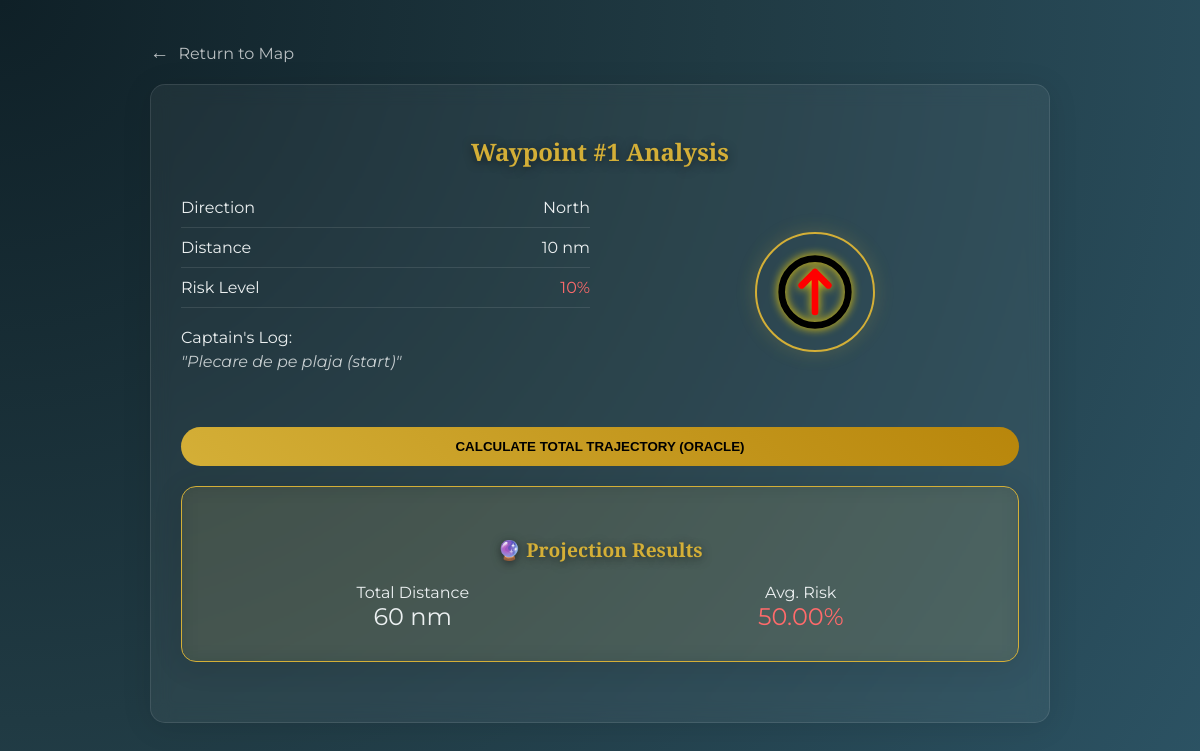
The page /instructions/1/?summary=true on the database its author committed.
### treasure_hunt/models.py (models this page shows, shortened)
class Instruction(models.Model):
    DIRECTION_CHOICES = [
        ('north', 'North'),
        ('north-east', 'North-East'),
        ('east', 'East'),
        ('south-east', 'South-East'),
        ('south', 'South'),
        ('south-west', 'South-West'),
        ('west', 'West'),
        ('north-west', 'North-West'),
        ('none', 'None'), # Adaugat pentru pasul final
    ]
    direction = models.CharField(
        max_length=20,
        choices=DIRECTION_CHOICES,
        help_text="alege directia"
    )
    distance = models.IntegerField(
        validators=[MinValueValidator(0)], # Permitem 0 pentru cufar
        help_text="distanta in mile/km"
    )
    description = models.TextField(
        help_text="descrierea pasului"
    )
    risk_level = models.IntegerField(
        validators=[MinValueValidator(0), MaxValueValidator(100)],
        help_text="cat de periculos e (0-100)",
        default=0
    )
    previous_instruction = models.OneToOneField(
        'self',
        on_delete=models.SET_NULL,
        null=True,
        blank=True,
        related_name='next_instruction',
        help_text="leaga de pasul anterior"
    )

### treasure_hunt/views.py (the view)
# urls.py: path('instructions/<int:pk>/', views.instruction_detail, name='instruction_detail'),
def instruction_detail(request, pk):
    instruction = get_object_or_404(Instruction, pk=pk)
    total_distance = None
    avg_risk = None
    show_summary = False
    if request.GET.get('summary') == 'true':
        show_summary = True
        total_distance = 0
        total_risk = 0
        count = 0
        current = instruction
        while current:
            total_distance += current.distance
            total_risk += current.risk_level
            count += 1
            try:
                current = current.next_instruction
            except Instruction.DoesNotExist:
                current = None
        if count > 0:
            avg_risk = total_risk / count
    return render(request, 'treasure_hunt/detail.html', {
        'instruction': instruction, 'show_summary': show_summary,
        'total_distance': total_distance, 'avg_risk': avg_risk
    })

### treasure_hunt/templates/treasure_hunt/detail.html (shortened to what this page needs)
{% load static %}
<!DOCTYPE html>
<html lang="en">
<head>
    <link rel="stylesheet" href="{% static 'treasure_hunt/style.css' %}">
</head>
<body>
<div class="container">
    <a href="{% url 'compass' %}" class="back-link">
        <span style="font-size: 1.2rem; margin-right: 5px;">&#8592;</span> Return to Map
    </a>
    <div class="glass-card">
        <h2>Waypoint #{{ instruction.id }} Analysis</h2>
        <div class="detail-grid">
            <div class="info-col">
                <div class="info-row">
                    <span class="info-label">Direction</span>
                    <span class="info-value gold">{{ instruction.get_direction_display }}</span>
                </div>
                <div class="info-row">
                    <span class="info-label">Distance</span>
                    <span class="info-value">{{ instruction.distance }} nm</span>
                </div>
                <div class="info-row">
                    <span class="info-label">Risk Level</span>
                    <span class="info-value" style="color: #ff6b6b;">{{ instruction.risk_level }}%</span>
                </div>
                <div class="info-row" style="border: none; display: block; padding-top: 20px;">
                    <span class="info-label">Captain's Log:</span>
                    <p style="font-style: italic; margin-top: 5px; opacity: 0.8;">"{{ instruction.description }}"</p>
                </div>
            </div>
            <div class="visual-col" style="display: flex; justify-content: center;">
                <div class="compass-circle">
                     <img src="{% static 'treasure_hunt/'|add:instruction.direction|add:'.svg' %}"
                          width="80" height="80"
                          style="filter: drop-shadow(0 0 5px gold);">
                </div>
            </div>
        </div>
        <div style="margin-top: 30px;">
            <a href="?summary=true">
                <button>Calculate Total Trajectory (Oracle)</button>
            </a>
        </div>
        {% if show_summary %}
            <div class="glass-card" style="background: rgba(212, 175, 55, 0.1); margin-top: 20px; border-color: var(--primary-gold);">
                <h3 style="font-size: 1.2rem;">🔮 Projection Results</h3>
                <div style="display: flex; justify-content: space-around; margin-top: 20px; text-align: center;">
                    <div>
                        <span class="info-label">Total Distance</span><br>
                        <span class="info-value" style="font-size: 1.5rem;">{{ total_distance }} nm</span>
                    </div>
                    <div>
                        <span class="info-label">Avg. Risk</span><br>
                        <span class="info-value" style="font-size: 1.5rem; color: #ff6b6b;">{{ avg_risk|floatformat:2 }}%</span>
                    </div>
                </div>
            </div>
        {% endif %}
    </div>
</div>
</body>
</html>

### treasure_hunt/static/treasure_hunt/style.css (style rules this page uses)
:root { --primary-gold: #d4af37; --glass-bg: rgba(255, 255, 255, 0.05); --glass-border: rgba(255, 255, 255, 0.1); --text-light: #ecf0f1; }
* { box-sizing: border-box; transition: all 0.3s ease; }
body { margin: 0; font-family: 'Montserrat', sans-serif; background: radial-gradient(circle at top left, #0f2027, #203a43, #2c5364); color: var(--text-light); min-height: 100vh; padding: 40px 20px; }
.container { max-width: 900px; margin: 0 auto; }
h1, h2, h3 { font-family: 'Cinzel', serif; color: var(--primary-gold); text-align: center; text-shadow: 0 2px 10px rgba(0,0,0,0.5); }
.glass-card { background: var(--glass-bg); backdrop-filter: blur(10px); border: 1px solid var(--glass-border); border-radius: 15px; padding: 30px; margin-bottom: 30px; box-shadow: 0 4px 30px rgba(0, 0, 0, 0.1); }
button { background: linear-gradient(45deg, var(--primary-gold), #b8860b); color: #000; font-weight: bold; padding: 12px 25px; border: none; border-radius: 50px; cursor: pointer; width: 100%; text-transform: uppercase; }
.back-link { color: rgba(255,255,255,0.7); text-decoration: none; display: block; margin-bottom: 20px; }
.detail-grid { display: grid; grid-template-columns: 1fr 1fr; gap: 20px; align-items: center; }
.info-row { border-bottom: 1px solid rgba(255,255,255,0.1); padding: 10px 0; display: flex; justify-content: space-between; }
.compass-circle { width: 120px; height: 120px; border-radius: 50%; border: 2px solid var(--primary-gold); display: flex; align-items: center; justify-content: center; margin: 0 auto; box-shadow: 0 0 20px rgba(212, 175, 55, 0.2); }

### rows shown on the page
Instruction: id "1", direction "North", distance "10", risk_level "10", description "Plecare de pe plaja (start)", direction (picture)

### other values the page prints
{{ total_distance }} "60"
{{ avg_risk|floatformat:2 }} "50.00"
